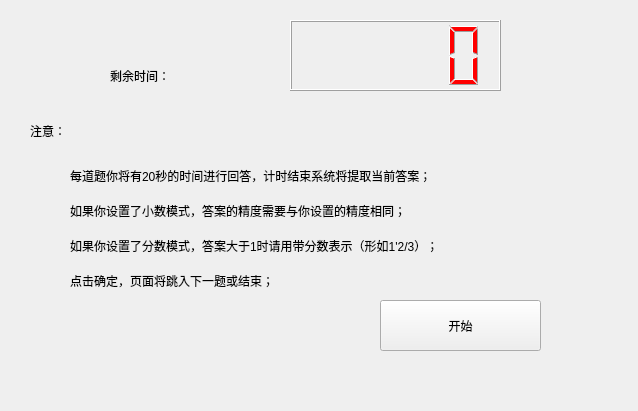
<?xml version="1.0" encoding="UTF-8"?>
<ui version="4.0">
 <class>Widget</class>
 <widget class="QWidget" name="Widget">
  <property name="geometry">
   <rect>
    <x>0</x>
    <y>0</y>
    <width>638</width>
    <height>411</height>
   </rect>
  </property>
  <property name="windowTitle">
   <string>Widget</string>
  </property>
  <widget class="QLCDNumber" name="lcdNumber">
   <property name="geometry">
    <rect>
     <x>290</x>
     <y>20</y>
     <width>211</width>
     <height>71</height>
    </rect>
   </property>
   <property name="styleSheet">
    <string notr="true">font: 16pt &quot;Agency FB&quot;;
color: rgb(255, 0, 0);</string>
   </property>
  </widget>
  <widget class="QLabel" name="label">
   <property name="geometry">
    <rect>
     <x>110</x>
     <y>50</y>
     <width>141</width>
     <height>51</height>
    </rect>
   </property>
   <property name="styleSheet">
    <string notr="true">font: 16pt &quot;Adobe Devanagari&quot;;</string>
   </property>
   <property name="text">
    <string>剩余时间：</string>
   </property>
  </widget>
  <widget class="QStackedWidget" name="stackedWidget">
   <property name="geometry">
    <rect>
     <x>20</x>
     <y>100</y>
     <width>541</width>
     <height>261</height>
    </rect>
   </property>
   <property name="currentIndex">
    <number>0</number>
   </property>
   <widget class="QWidget" name="page_4">
    <widget class="QPushButton" name="pushButton_4">
     <property name="geometry">
      <rect>
       <x>360</x>
       <y>200</y>
       <width>161</width>
       <height>51</height>
      </rect>
     </property>
     <property name="styleSheet">
      <string notr="true">font: 16pt &quot;Adobe Devanagari&quot;;
font: 16pt &quot;Adobe Devanagari&quot;;</string>
     </property>
     <property name="text">
      <string>开始</string>
     </property>
    </widget>
    <widget class="QLabel" name="label_4">
     <property name="geometry">
      <rect>
       <x>10</x>
       <y>10</y>
       <width>131</width>
       <height>41</height>
      </rect>
     </property>
     <property name="styleSheet">
      <string notr="true">font: 12pt &quot;Adobe Devanagari&quot;;
font: 14pt &quot;Adobe Devanagari&quot;;</string>
     </property>
     <property name="text">
      <string>注意：</string>
     </property>
    </widget>
    <widget class="QLabel" name="label_10">
     <property name="geometry">
      <rect>
       <x>50</x>
       <y>90</y>
       <width>431</width>
       <height>41</height>
      </rect>
     </property>
     <property name="styleSheet">
      <string notr="true">font: 12pt &quot;Adobe Devanagari&quot;;</string>
     </property>
     <property name="text">
      <string>如果你设置了小数模式，答案的精度需要与你设置的精度相同；</string>
     </property>
    </widget>
    <widget class="QLabel" name="label_11">
     <property name="geometry">
      <rect>
       <x>50</x>
       <y>60</y>
       <width>501</width>
       <height>31</height>
      </rect>
     </property>
     <property name="styleSheet">
      <string notr="true">font: 12pt &quot;Adobe Devanagari&quot;;
font: 12pt &quot;Adobe Devanagari&quot;;</string>
     </property>
     <property name="text">
      <string>每道题你将有20秒的时间进行回答，计时结束系统将提取当前答案；</string>
     </property>
    </widget>
    <widget class="QLabel" name="label_12">
     <property name="geometry">
      <rect>
       <x>50</x>
       <y>160</y>
       <width>331</width>
       <height>41</height>
      </rect>
     </property>
     <property name="styleSheet">
      <string notr="true">font: 12pt &quot;Adobe Devanagari&quot;;</string>
     </property>
     <property name="text">
      <string>点击确定，页面将跳入下一题或结束；</string>
     </property>
    </widget>
    <widget class="QLabel" name="label_13">
     <property name="geometry">
      <rect>
       <x>50</x>
       <y>135</y>
       <width>501</width>
       <height>21</height>
      </rect>
     </property>
     <property name="styleSheet">
      <string notr="true">font: 12pt &quot;Adobe Devanagari&quot;;</string>
     </property>
     <property name="text">
      <string>如果你设置了分数模式，答案大于1时请用带分数表示（形如1'2/3）；</string>
     </property>
    </widget>
   </widget>
   <widget class="QWidget" name="page">
    <widget class="QLabel" name="label_2">
     <property name="geometry">
      <rect>
       <x>10</x>
       <y>10</y>
       <width>71</width>
       <height>31</height>
      </rect>
     </property>
     <property name="styleSheet">
      <string notr="true">font: 16pt &quot;Adobe Devanagari&quot;;</string>
     </property>
     <property name="text">
      <string>题目</string>
     </property>
    </widget>
    <widget class="QLabel" name="label_3">
     <property name="geometry">
      <rect>
       <x>10</x>
       <y>50</y>
       <width>521</width>
       <height>91</height>
      </rect>
     </property>
     <property name="styleSheet">
      <string notr="true">font: 14pt &quot;Adobe Devanagari&quot;;</string>
     </property>
     <property name="text">
      <string/>
     </property>
    </widget>
    <widget class="QLineEdit" name="answer1">
     <property name="geometry">
      <rect>
       <x>310</x>
       <y>160</y>
       <width>201</width>
       <height>31</height>
      </rect>
     </property>
     <property name="styleSheet">
      <string notr="true">font: 12pt &quot;Adobe Devanagari&quot;;</string>
     </property>
    </widget>
    <widget class="QPushButton" name="pushButton">
     <property name="geometry">
      <rect>
       <x>430</x>
       <y>210</y>
       <width>81</width>
       <height>31</height>
      </rect>
     </property>
     <property name="styleSheet">
      <string notr="true">font: 16pt &quot;Adobe Devanagari&quot;;</string>
     </property>
     <property name="text">
      <string>确定</string>
     </property>
    </widget>
   </widget>
  </widget>
  <widget class="QLabel" name="label_6">
   <property name="geometry">
    <rect>
     <x>170</x>
     <y>70</y>
     <width>54</width>
     <height>12</height>
    </rect>
   </property>
   <property name="text">
    <string/>
   </property>
  </widget>
 </widget>
 <layoutdefault spacing="6" margin="11"/>
 <resources/>
 <connections/>
</ui>
